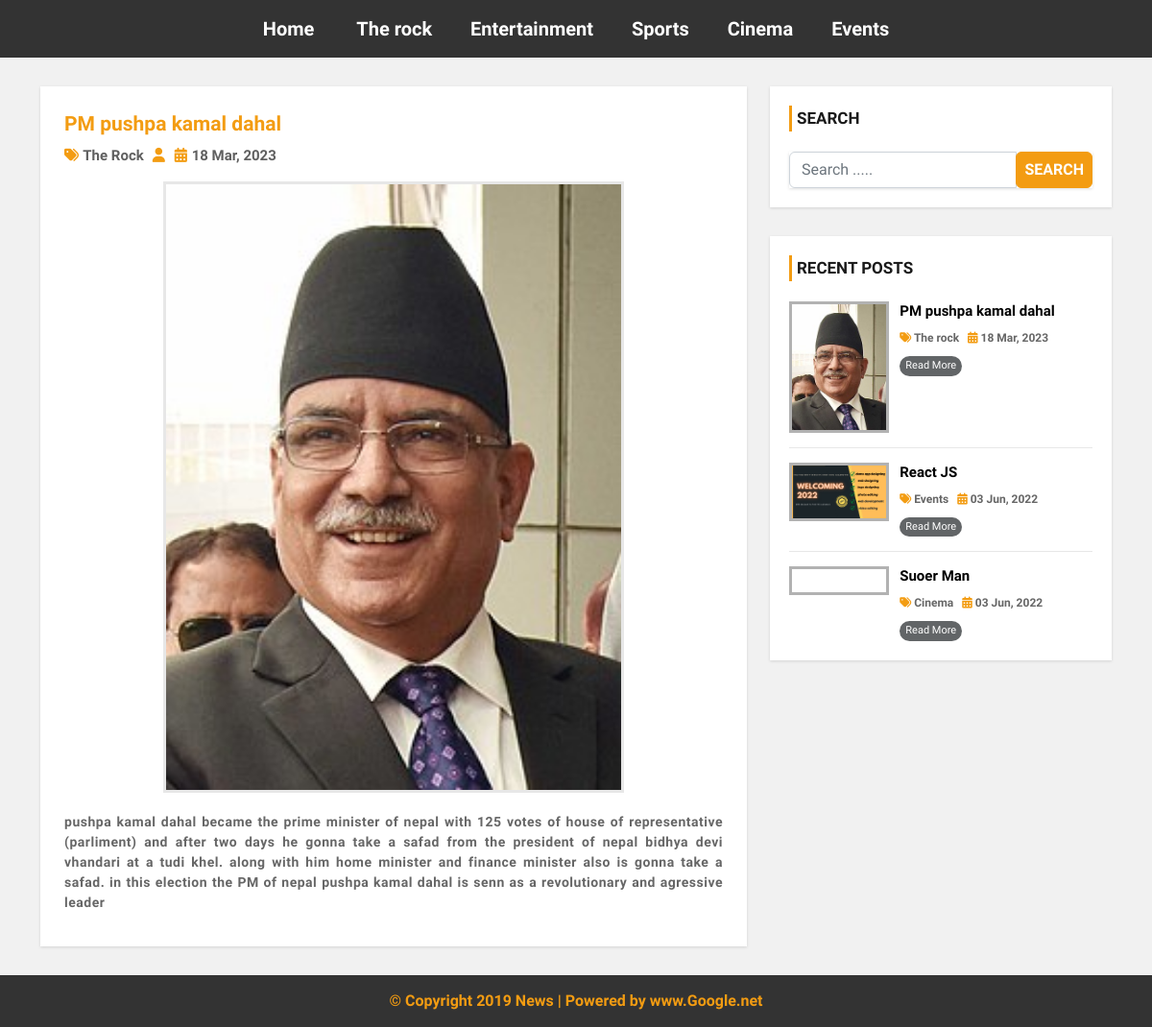
/single.php?id=59, run on the app's committed database.
### tables this page shows
CREATE TABLE `category` (
  `category_id` int(11) NOT NULL,
  `category_name` varchar(100) NOT NULL,
  `post` int(11) NOT NULL DEFAULT 0
);

CREATE TABLE `post` (
  `post_id` int(11) NOT NULL,
  `title` varchar(100) NOT NULL,
  `description` text NOT NULL,
  `category` varchar(100) NOT NULL,
  `post_date` varchar(50) NOT NULL,
  `author` int(11) NOT NULL,
  `post_img` varchar(100) NOT NULL
);

### single.php (the view, shortened to what this page needs)
<?php include 'header.php'; ?>
    <div id="main-content">
        <div class="container">
            <div class="row">
                <div class="col-md-8">
                    <div class="post-container">
                        <?php
                        if (isset($_GET['id'])) {
                            $post_id = $_GET['id'];
                        }
                        $sql = "SELECT *FROM post
                        LEFT JOIN category ON post.category = category.category_id
                        LEFT JOIN user ON post.author = user.user_id
                         WHERE post_id='$post_id'";
                        $query = mysqli_query($conn, $sql);
                        if (mysqli_num_rows($query) > 0) {
                            while ($row = mysqli_fetch_assoc($query)) {
                        ?>
                        <div class="post-content single-post">
                            <h3><?php echo $row['title']; ?></h3>
                            <div class="post-information">
                                <span>
                                    <i class="fa fa-tags" aria-hidden="true"></i>
                                     <?php echo $row['category_name']; ?>
                                </span>
                                <span>
                                    <i class="fa fa-user" aria-hidden="true"></i>
                                </span>
                                <span>
                                    <i class="fa fa-calendar" aria-hidden="true"></i>
                                    <?php echo $row['post_date']; ?>
                                </span>
                            </div>
                            <img class="single-feature-image" src="admin/upload/<?php echo $row['post_img']; ?>" alt=""/>
                            <p class="description">
                               <?php echo $row['description']; ?>
                            </p>
                        </div>
                        <?php
                            }
                        }else{
                            echo"No Records Found";
                        }
                        ?>
                    </div>
                </div>
                <?php include 'sidebar.php'; ?>
            </div>
        </div>
    </div>
<?php include 'footer.php'; ?>

### header.php (shortened to what this page needs)
<?php
include('config.php');
?>
<!DOCTYPE html>
<html lang="en">
<head>
<link href="https://cdn.jsdelivr.net/npm/bootstrap@5.2.0-beta1/dist/css/bootstrap.min.css" rel="stylesheet">
    <link rel="stylesheet" href="css/font-awesome.css">
    <link rel="stylesheet" href="css/style.css">
</head>
<body>
<div id="menu-bar">
    <div class="container">
        <div class="row">
            <div class="col-md-12">
                <?php
                $sql = "SELECT *FROM category WHERE post > 0";
                $active1 = "";
                $query = mysqli_query($conn, $sql);
                if (mysqli_num_rows($query) > 0) {
                ?>
                <ul class='menu'>
                    <li><a href='index.php'>Home</a></li>
                <?php while ($row = mysqli_fetch_assoc($query)) {
                    echo"<li><a class='{$active1}' href='category.php?catid={$row['category_id']}'>{$row['category_name']}</a></li>";
                 } ?>
                </ul>
                <?php } ?>
            </div>
        </div>
    </div>
</div>

### sidebar.php
<div id="sidebar" class="col-md-4">
    <div class="search-box-container">
        <h4>Search</h4>
        <form class="search-post" action="search.php" method ="GET">
            <div class="input-group">
                <input type="text" name="search" class="form-control" placeholder="Search .....">
                <span class="input-group-btn">
                    <button type="submit" class="btn btn-danger">Search</button>
                </span>
            </div>
        </form>
    </div>
    <div class="recent-post-container">
        <h4>Recent Posts</h4>
        <?php
        include('config.php');
        $limit = 3;
        $sql = "SELECT *FROM post
        LEFT JOIN category ON post.category = category.category_id
        LIMIT {$limit}";
        $query = mysqli_query($conn, $sql);
        if (mysqli_num_rows($query) > 0) {
            while ($row = mysqli_fetch_assoc($query)) {
        ?>
        <div class="recent-post">
            <a class="post-img" href="">
                <img src="admin/upload/<?php echo $row['post_img']; ?>" alt=""/>
            </a>
            <div class="post-content">
                <h5><a href="single.php?id=<?php echo $row['post_id'];?>"><?php echo $row['title'];?></a></h5>
                <span>
                    <i class="fa fa-tags" aria-hidden="true"></i>
                    <a href='category.php?catid=<?php echo $row['category'];?>'><?php echo $row['category_name'];?></a>
                </span>
                <span>
                    <i class="fa fa-calendar" aria-hidden="true"></i>
                    <?php echo $row['post_date'];?>
                </span>
                <a class="read-more" href='single.php?id=<?php echo $row['post_id']?>'>read more</a>
            </div>
        </div>
        <?php
            }
        }
        ?>
    </div>
</div>

### css/style.css (style rules this page uses)
body { background: #f1f1f1; font-family: 'Libre Franklin', sans-serif; }
a, a:hover, a:focus { text-decoration: none; outline: none; }
ul { margin: 0; padding: 0; list-style: none; }
form { background: #fff; padding: 25px; box-shadow: 0 1px 3px rgba(0, 0, 0, 0.13); }
#menu-bar { background: #333; text-align: center; }
#menu-bar .menu>li { display: inline-block; }
.menu>li>a { padding: 15px 20px; display: block; color: #fff; font-size: 20px; font-weight: 600; transition: all 0.5s ease 0s; }
#main-content { padding: 30px 0; min-height: 750px; }
#main-content .post-container { background-color: #fff; padding: 25px; box-shadow: 0 1px 3px rgba(0, 0, 0, 0.13); }
#main-content .post-content { border-bottom: 1px solid #d1d1d1; padding: 0 0 30px; margin-bottom: 30px; }
#main-content .post-content img { width: 100%; }
#main-content .post-content h3 { font-size: 21px; line-height: 28px; font-weight: 600; margin: 0 0 7px; }
#main-content .post-content .post-information span { color: #606060; font-weight: 700; font-size: 15px; text-transform: capitalize; margin: 0 5px 5px 0; display: inline-block; }
#main-content .post-content .post-information i { color: #F39C12; margin-right: 1px; }
#main-content .post-content p, #main-content .single-post p { color: #666; font-size: 14px; font-weight: 600; letter-spacing: 0.5px; margin: 0 0 10px; }
#main-content .post-content a.read-more { color: #fff; background-color: #333; font-size: 14px; text-transform: capitalize; padding: 7px 13px; border-radius: 15px; transition: all 0.3s; }
#main-content .single-post { border: none; margin-bottom: 0; padding-bottom: 0; }
#main-content .single-post h3 { color: #F39C12; }
#main-content .single-post .post-information { margin: 0 0 10px; }
#main-content .single-post p { text-align: justify; }
#main-content .single-post img.single-feature-image { width: 70%; margin: 0 auto 20px; display: block; border: 3px solid #e7e7e7; }
i.fa { color: #222; }
#sidebar h4 { color: #1A1A1A; font-size: 17px; line-height: 27px; font-weight: 600; text-transform: uppercase; padding: 0 0 0 5px; margin: 0 0 21px; border-left: 3px solid #F39C12; }
#sidebar .search-box-container { background-color: #fff; padding: 20px; margin: 0 0 30px; box-shadow: 0 1px 3px rgba(0, 0, 0, 0.13); }
#sidebar .search-post { padding: 0; }
#sidebar .search-post input { color: #606060; }
#sidebar .search-post .btn { font-weight: 600; text-transform: uppercase; padding: 6px 8px; background-color: #F39C12; border-color: #F39C12; outline: none; }
#sidebar .recent-post-container { padding: 20px; background: #fff; box-shadow: 0 1px 3px rgba(0, 0, 0, 0.13); }
#sidebar .recent-post { border-bottom: 1px solid #e7e7e7; padding: 0 0 15px; margin: 0 0 15px; }
#sidebar .recent-post:last-child { margin: 0; padding: 0; border: none; }
#sidebar .recent-post .post-img { display: inline-block; width: 33%; border: 3px solid rgba(0, 0, 0, 0.3); vertical-align: top; transition: border .3s; }
#sidebar .recent-post .post-img img { width: 100%; }
#sidebar .recent-post .post-content { width: 65%; display: inline-block; border: none; padding: 0 0 0 7px; margin: 0; }
#sidebar .recent-post h5 { font-size: 15px; font-weight: 600; line-height: 20px; margin: 0 0 5px; }
#sidebar .recent-post h5 a { color: #000; }
#sidebar .recent-post span { color: #666; font-size: 12px; font-weight: 600; display: inline-block; margin: 0 5px 10px 0; }
#sidebar .recent-post span a { color: #666; }
#sidebar .recent-post span i { color: #F39C12; }
#sidebar .recent-post a.read-more { color: #fff; background-color: #626567; width: 65px; font-size: 11px; text-align: center; padding: 2px; display: block; transition: all 0.3s; }

### data on the page
category: category_name "The rock"
category: category_name "Entertainment"
category: category_name "Sports"
category: category_name "Cinema"
category: category_name "Events"
post: title "PM pushpa kamal dahal", category.category_name "The Rock", post_date "18 Mar, 2023", post_img (picture), description "pushpa kamal dahal became the prime minister of nepal with 125 votes of house of representative (parliment) and after two days he gonna take a safad from the president of nepal bidhya devi vhandari at a tudi khel. along with him home minister and finance minister also is gonna take a safad. in this election the PM of nepal pushpa kamal dahal is senn as a revolutionary and agressive leader", category.category_name "The rock"
post: post_img (picture), title "React JS", category.category_name "Events", post_date "03 Jun, 2022"
post: title "Suoer Man", category.category_name "Cinema", post_date "03 Jun, 2022"
